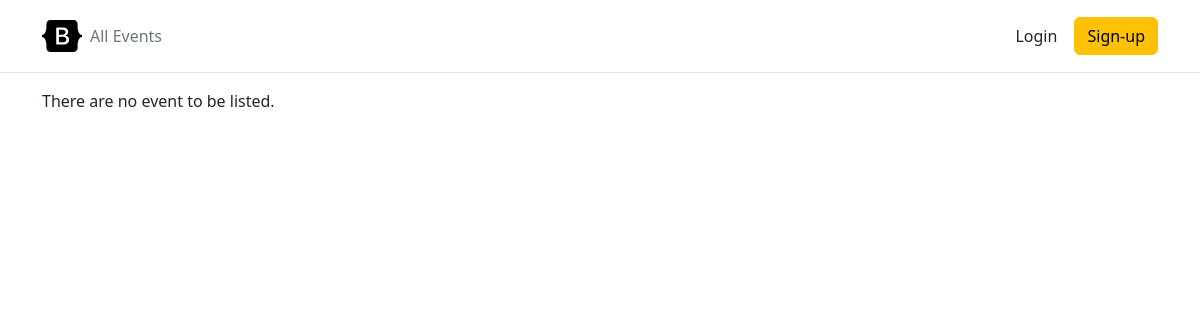
Page /events/ on the earlier database version.
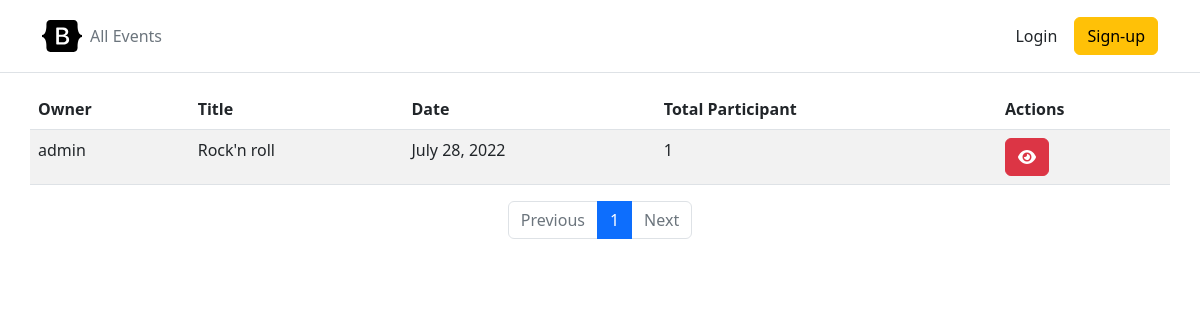
Same page on the later database version.
### events/models.py (models this page shows, shortened)
class Event(models.Model):
    owner = models.ForeignKey(to=User, verbose_name=_("Owner"), on_delete=models.CASCADE)
    title = models.TextField(verbose_name=_("Title"))
    description = models.TextField(_("Description"))
    date = models.DateField(verbose_name=_("Date"))
    objects = EventQuerySet.as_manager()
    class Meta:
        verbose_name = _("Event")
        verbose_name_plural = _("Events")

### accounts/models.py (models this page shows)
class User(AbstractUser):
    email = models.EmailField(_("email address"), unique=True)
    username = None
    USERNAME_FIELD = "email"
    REQUIRED_FIELDS = []
    objects = UserManager()

### events/views.py (the view)
# urls.py: path("", EventListView.as_view(), name="event-list"),
class EventListView(ListView):
    queryset = Event.objects.detailed().order_by("-date")
    paginate_by = settings.DEFAULT_PAGE_SIZE
    template_name = "list.html"

### events/templatetags/event_tags.py (called while the page is built)
@register.filter(name="split")
def split(value, split_by):
    if not isinstance(value, str) or split_by not in value:
        return value
    return value.split(split_by)[0]

### events/templates/list.html (shortened to what this page needs)
{% extends "base.html" %}
{% load event_tags %}
{% load static %}
{% block content %}
    <div class="container">
        <div class="row">
            {% if object_list %}
                <table class="table table-striped">
                    <thead>
                    <tr>
                        <th scope="col">Owner</th>
                        <th scope="col">Title</th>
                        <th scope="col">Date</th>
                        <th scope="col">Total Participant</th>
                        <th scope="col">Actions</th>
                    </tr>
                    </thead>
                    <tbody>
                    {% for event in object_list %}
                        <tr>
                            <td>{{ event.owner.email|split:"@" }}</td>
                            <td>{{ event.title }}</td>
                            <td>{{ event.date }}</td>
                            <td>{{ event.attendees.count }}</td>
                            <td>
                                <a href="{% url 'event-detail' event.id %}" class="btn btn-danger"><i class="fa-solid fa-eye"></i>
                                </a>
                            </td>
                        </tr>
                    {% endfor %}
                    </tbody>
                </table>
                <nav aria-label="Page navigation example">
                    <ul class="pagination justify-content-center">
                        {% if page_obj.has_previous %}
                            <li class="page-item">
                                <a class="page-link"
                                   href="{% url 'event-list' %}?page={{ page_obj.previous_page_number }}" tabindex="-1">Previous</a>
                            </li>
                        {% else %}
                            <li class="page-item disabled">
                                <a class="page-link" href="#" tabindex="-1">Previous</a>
                            </li>
                        {% endif %}
                        {% for i in page_obj.paginator.page_range %}
                            {% if page_obj.number == i %}
                                <li class="page-item active"><a class="page-link"
                                                                href="{% url 'event-list' %}?page={{ i }}">{{ i }}</a>
                                </li>
                            {% else %}
                                <li class="page-item"><a class="page-link"
                                                         href="{% url 'event-list' %}?page={{ i }}">{{ i }}</a></li>
                            {% endif %}
                        {% endfor %}
                        {% if page_obj.has_next %}
                            <li class="page-item">
                                <a class="page-link" href="{% url 'event-list' %}?page={{ page_obj.next_page_number }}">Next</a>
                            </li>
                        {% else %}
                            <li class="page-item disabled">
                                <a class="page-link" href="#" tabindex="-1">Next</a>
                            </li>
                        {% endif %}
                    </ul>
                </nav>
            {% else %}
                <div class="col-12">There are no event to be listed.</div>
            {% endif %}
        </div>
    </div>
{% endblock %}

Differences in the rows shown:
added Event: owner.email|split "admin", title "Rock'n roll", date "July 28, 2022", attendees.count "1"
Other differences:
text no longer shown: "There are no event to be listed."
text now shown: "Owner Title Date Total Participant Actions Previous Next"
new list line: "1"
